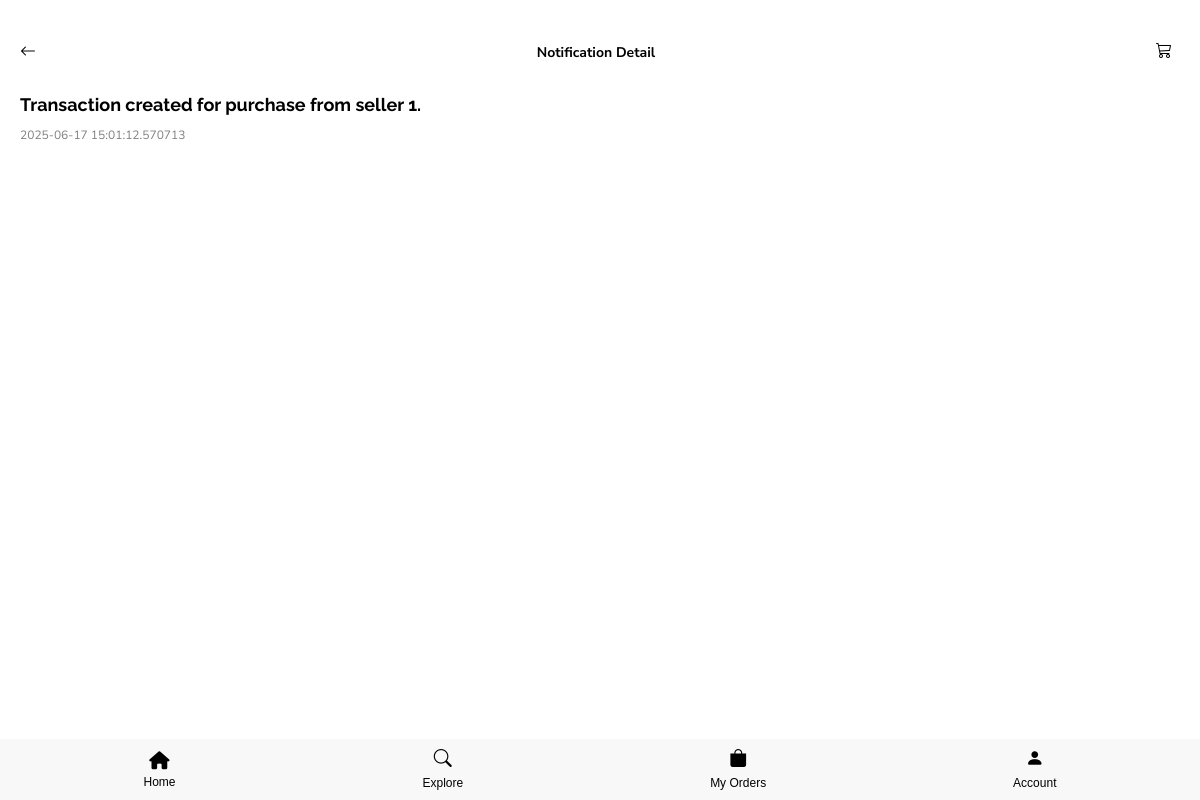
Page /notification/16 (signed in) on the committed database.
### app.py (models this page shows)
class Notification(db.Model):
    id = db.Column(db.Integer, primary_key=True)
    user_id = db.Column(db.Integer, db.ForeignKey('user.id'), nullable=False)
    message = db.Column(db.String(255), nullable=False)
    is_read = db.Column(db.Boolean, default=False)
    created_at = db.Column(db.DateTime, default=datetime.utcnow)
    user = db.relationship('User', backref='notifications')

### app.py (the view)
@app.route('/notification/<int:index>', endpoint='notification_detail')
def notification_detail(index):
    user_id = session.get('user_id')
    if not user_id:
        return redirect(url_for('login'))
    note = Notification.query.get(index)
    if not note or note.user_id != user_id:
        return "Notification not found or access denied", 404
    if not note.is_read:
        note.is_read = True
        db.session.commit()
    return render_template('notification_detail.html', note=note)

### templates/notification_detail.html (shortened to what this page needs)
<!DOCTYPE html>
<html lang="en">
<head>
    <link rel="stylesheet" href="{{ url_for('static', filename='stylesheets/notification_detail.css') }}">
    <link rel="stylesheet" href="https://cdnjs.cloudflare.com/ajax/libs/font-awesome/6.4.0/css/all.min.css">
    <link rel="stylesheet" href="https://cdn.jsdelivr.net/npm/bootstrap-icons@1.10.5/font/bootstrap-icons.css">
</head>
<body>
    <div class="top-bar-container">
        <div class="leftarrowicon" onclick="window.location.href='{{url_for('notification')}}'" style="cursor: pointer;">
        <i class="bi bi-arrow-left"></i>
    </div>
        <div class="header-text">Notification Detail</div>
        <div class="icon">
            <div class="cart" onclick="window.location.href='/cart'">
                <i class="bi bi-cart3"></i>
            </div>
        </div>
    </div>
    <div class="notification-detail">
        <h1>{{ note.message }}</h1>
        <p class="time">{{ note.created_at }}</p>
    </div>
    <div class="navigation-bar-container">
        <div class="home-icon" onclick="window.location.href='/homepage'">
            <i class="fa fa-home" aria-hidden="true"></i>
            <span class="home-text">Home</span>
        </div>
        <div class="explore-icon" onclick="window.location.href='#'">
            <i class="bi bi-search"></i>
            <span class="explore-text">Explore</span>
        </div>
        <div class="order-icon" onclick="window.location.href='/myorders'">
            <i class="bi bi-bag-fill"></i>
            <span class="order-text">My Orders</span>
        </div>
        <div class="account-icon" onclick="window.location.href='/myaccount'">
            <i class="bi bi-person-fill"></i>
            <span class="account-text">Account</span>
        </div>
    </div>
</body>
</html>

### static/stylesheets/notification_detail.css (style rules this page uses)
* { box-sizing: border-box; }
body { margin: 0; padding: 0; font-family: 'Nunito Sans', sans-serif; overflow-x: hidden; }
.top-bar-container { display: flex; justify-content: space-between; align-items: center; padding: 10px 20px; margin-top: 30px; }
.header-text { font-weight: bold; font-size: 14px; }
.icon { display: flex; gap: 5px; }
.cart, .notify { width: 24px; height: 24px; }
h1 { margin: 0; font-family: 'Raleway', sans-serif; font-size: 18px; }
p { font-family: 'Nunito Sans', sans-serif; font-size: 12px; font-weight: 300px; }
.notification-detail { padding: 20px; }
.notification-detail h1 { font-size: 18px; font-weight: 700; margin-bottom: 10px; font-family: 'Raleway', sans-serif; }
.notification-detail p { font-size: 14px; margin-bottom: 12px; }
.notification-detail .time { font-size: 12px; color: gray; }
.navigation-bar-container { display: flex; justify-content:space-around; align-items: center; padding: 10px 20px; background-color: #f8f8f8; position: fixed; bottom: 0; left: 0; right: 0; z-index: 1000; }
.navigation-bar-container > div { display: flex; flex-direction: column; align-items: center; font-size: 12px; font-family: "Prompt", sans-serif; color: black; }
.navigation-bar-container i { font-size: 18px; }
.navigation-bar-container span { margin-top: 6px; }

### rows in the picture
Notification: message "Transaction created for purchase from seller 1.", created_at "2025-06-17 15:01:12.570713"
